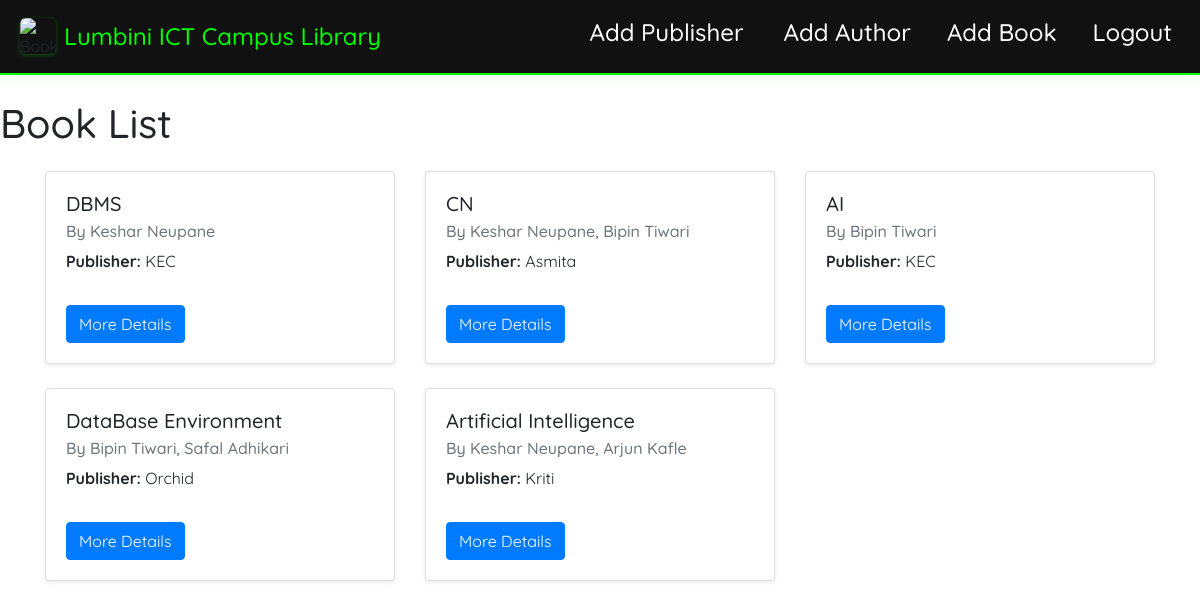
Page /booklist on the committed database.
### Relation/models.py (models this page shows, shortened)
class Book(models.Model):
    title = models.CharField(max_length=200)
    isbn = models.CharField(max_length=13,unique=True)
    published_date = models.DateField()
    publisher = models.ForeignKey(Publisher,on_delete=models.CASCADE)
    authors = models.ManyToManyField(Author)
    image = models.ImageField(upload_to='book_images/', blank=True, null=True)

class Author(models.Model):
    first_name = models.CharField(max_length=50)
    last_name = models.CharField(max_length=50)
    email = models.EmailField()

class Publisher(models.Model):
    name = models.CharField(max_length=100)
    address = models.TextField()
    city = models.CharField(max_length=50)
    country = models.CharField(max_length=50)

### Relation/views.py (the view)
# urls.py: path('booklist',views.booklist,name='booklist'),
def booklist(request):
    books = Book.objects.all()
    return render(request,'relation/booklist.html', {'books': books})

### templates/relation/booklist.html (shortened to what this page needs)
<!doctype html>
<html lang="en">
    {% load static %}
  <head>
    <link rel="stylesheet" href="https://cdn.jsdelivr.net/npm/bootstrap@4.4.1/dist/css/bootstrap.min.css">
    <link rel="stylesheet" href="/static/navbar.css">
  </head>
  <body>
    <nav class="navbar navbar-expand-lg navbar-dark bg-dark">
    <div class="collapse navbar-collapse" id="navbarTogglerDemo01">
        <img src="{% static 'books.jpeg' %}" alt="Book" width="40" height="40" class="d-inline-block align-top mr-2">
        <a class="navbar-brand" href="{% url 'library' %}">
            <h4>Lumbini ICT Campus Library</h4>
        </a>
        <ul class="navbar-nav ml-auto mt-2 mt-lg-0">
            <li class="nav-item mr-4">
                <a class="nav-link" href="{% url 'addpublisher' %}">
                    <h4>Add Publisher</h4>
                </a>
            </li>
            <li class="nav-item">
                <a class="nav-link" href="{% url 'addauthor' %}">
                    <h4>Add Author</h4>
                </a>
            </li>
            <li class="nav-item">
                <a class="nav-link" href="{% url 'addbook' %}">
                <h4>Add Book</h4>
                  </a>
            </li>
             <li class="space-item">
                  <a class="nav-link" href="{% url 'logout' %}"><h4>Logout</h4></a>
              </li>
        </ul>
    </div>
</nav>  <br>
{% block content %}
 <h1>Book List</h1>
   <div class="container mt-4">
    <div class="row">
        {% for book in books %}
        <div class="col-md-4 mb-4">
            <div class="card shadow-sm">
                <div class="card-body">
                    <h5 class="card-title">{{ book.title }}</h5>
                    <h6 class="card-subtitle mb-2 text-muted">
                        By
                        {% for author in book.authors.all %}
                            {{ author.first_name }} {{ author.last_name }}{% if not forloop.last %}, {% endif %}
                        {% endfor %}
                    </h6>
                    <p class="card-text"><strong>Publisher:</strong> {{ book.publisher.name }}</p>
                    <a href="{% url 'book_detail' book.id %}" class="btn btn-primary mt-3">More Details</a>
                </div>
            </div>
        </div>
        {% endfor %}
    </div> </div>
{% endblock %}
  </body>
</html>

### static/navbar.css (style rules this page uses)
* { box-sizing: border-box; margin: 0; padding: 0; font-family: 'Quicksand', sans-serif; }
.navbar { background-color: #111 !important; padding: 10px 20px; border-bottom: 2px solid #0f0; box-shadow: 0 2px 10px rgba(0, 255, 0, 0.1); }
.navbar img { width: 36px; height: 36px; object-fit: cover; border-radius: 6px; box-shadow: 0 1px 4px rgba(0, 255, 0, 0.3); transition: transform 0.3s ease; margin-right: 10px; }
.navbar-brand { display: flex; align-items: center; color: #0f0 !important; font-weight: 600; text-decoration: none; }
.navbar-brand h4 { margin: 0; font-size: 1.5rem; }
.navbar-nav { display: flex; align-items: center; }
.nav-item { margin-right: 20px; }
.nav-link { color: #fff !important; font-weight: 500; font-size: 1.2rem; transition: all 0.3s ease; }

### rows in the picture
Book: title "DBMS", publisher.name "KEC"
Author: first_name "Keshar", last_name "Neupane"
Book: title "CN", publisher.name "Asmita"
Author: first_name "Bipin", last_name "Tiwari"
Book: title "AI", publisher.name "KEC"
Book: title "DataBase Environment", publisher.name "Orchid"
Author: first_name "Safal", last_name "Adhikari"
Book: title "Artificial Intelligence", publisher.name "Kriti"
Author: first_name "Arjun", last_name "Kafle"
